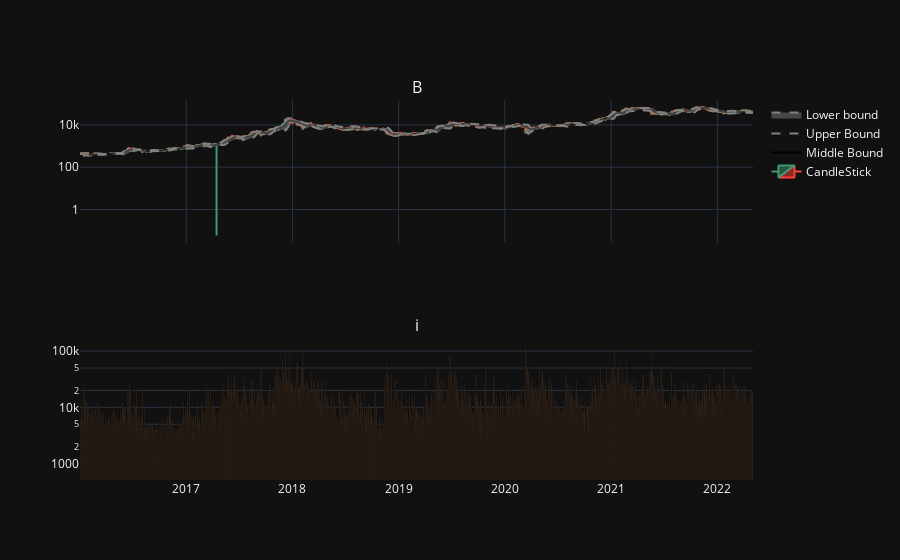

Notebook cell for this chart:
### Code cell
fig = make_subplots(rows=2,cols=1,shared_xaxes=True,subplot_titles=('Bitcoin Ptice (USD)'))
# Candle Sticks
fig.add_trace(go.Candlestick(x=df['date'],
                             open=df['open'],
                             close=df['close'],
                             high=df['high'],
                             low=df['low'],
                             name='CandleStick'),
              row=1,col=1)

# Middle Bound
fig.add_trace(go.Scatter(x=df['date'],
                         y=df['bb_bbm'],
                         line_color='black',
                         name='Middle Bound'),
              row=1,col=1)

# Upper Bound
fig.add_trace(go.Scatter(x = df['date'],
                         y = df['bb_bbh'],
                         line_color = 'gray',
                         line = {'dash': 'dash'},
                         name = 'Upper Bound',
                         opacity = 0.5),
              row = 1, col = 1)

# Lower Bound
fig.add_trace(go.Scatter(x = df['date'],
                         y = df['bb_bbl'],
                         line_color = 'gray',
                         line = {'dash': 'dash'},
                         fill = 'tonexty',
                         name = 'Lower bound',
                         opacity = 0.5),
              row = 1, col = 1)

# Volume Plot
fig.add_trace(go.Bar(x = df['date'], y = df['volume'], showlegend=False), 
              row = 2, col = 1)
fig.update(layout_xaxis_rangeslider_visible=False)
fig.update_layout(template='plotly_dark')
fig.update_yaxes(type='log')

### Figure 1 — Plotly figure (JSON) as saved in the notebook; plotly's stock layout.template omitted (floating-point values rounded to 4 significant figures; data arrays with more than 128 entries replaced by an {"elided": "..."} marker saying what was removed)
{"data": [{"close": {"elided": "2314 float values"}, "high": {"elided": "2314 float values"}, "low": {"elided": "2314 float values"}, "name": "CandleStick", "open": {"elided": "2314 float values"}, "type": "candlestick", "x": {"elided": "2314 str values"}, "xaxis": "x", "yaxis": "y"}, {"line": {"color": "black"}, "name": "Middle Bound", "type": "scatter", "x": {"elided": "2314 str values"}, "xaxis": "x", "y": {"elided": "2314 float values"}, "yaxis": "y"}, {"line": {"color": "gray", "dash": "dash"}, "name": "Upper Bound", "opacity": 0.5, "type": "scatter", "x": {"elided": "2314 str values"}, "xaxis": "x", "y": {"elided": "2314 float values"}, "yaxis": "y"}, {"fill": "tonexty", "line": {"color": "gray", "dash": "dash"}, "name": "Lower bound", "opacity": 0.5, "type": "scatter", "x": {"elided": "2314 str values"}, "xaxis": "x", "y": {"elided": "2314 float values"}, "yaxis": "y"}, {"showlegend": false, "type": "bar", "x": {"elided": "2314 str values"}, "xaxis": "x2", "y": {"elided": "2314 float values"}, "yaxis": "y2"}], "layout": {"annotations": [{"font": {"size": 16}, "showarrow": false, "text": "B", "x": 0.5, "xanchor": "center", "xref": "paper", "y": 1, "yanchor": "bottom", "yref": "paper"}, {"font": {"size": 16}, "showarrow": false, "text": "i", "x": 0.5, "xanchor": "center", "xref": "paper", "y": 0.375, "yanchor": "bottom", "yref": "paper"}], "xaxis": {"anchor": "y", "domain": [0, 1], "matches": "x2", "rangeslider": {"visible": false}, "showticklabels": false}, "xaxis2": {"anchor": "y2", "domain": [0, 1]}, "yaxis": {"anchor": "x", "domain": [0.625, 1], "type": "log"}, "yaxis2": {"anchor": "x2", "domain": [0, 0.375], "type": "log"}}}
